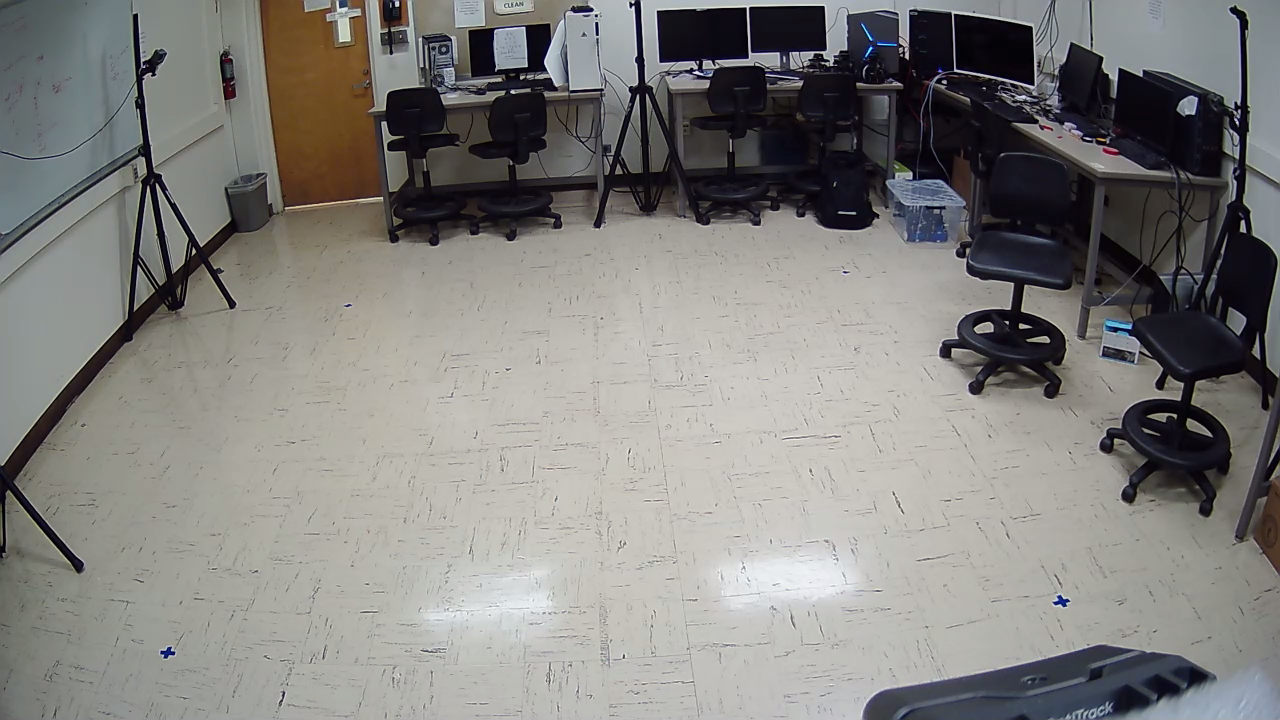
#> input picture utils/camera_calibration/test.png, 1280 x 720 px
$ python camera_calibration_load.py
#> lines starting #> are read from the running program, lines starting #| are printed output that depends on the picture
# Author: Addison Sears-Collins
# https://automaticaddison.com
# Description: Perform camera calibration using a chessboard.

import cv2 # Import the OpenCV library to enable computer vision
import numpy as np # Import the NumPy scientific computing library
import glob # Used to get retrieve files that have a specified pattern
import pickle

# Path to the image that you want to undistort
distorted_img_filename = 'test.png'

def main():

  # Now take a distorted image and undistort it
  distorted_image = cv2.imread(distorted_img_filename)
#> distorted_image is the input picture: shape (720, 1280, 3); mean B, G, R 126.2, 129, 130.1
  gray = cv2.cvtColor(distorted_image, cv2.COLOR_BGR2GRAY)
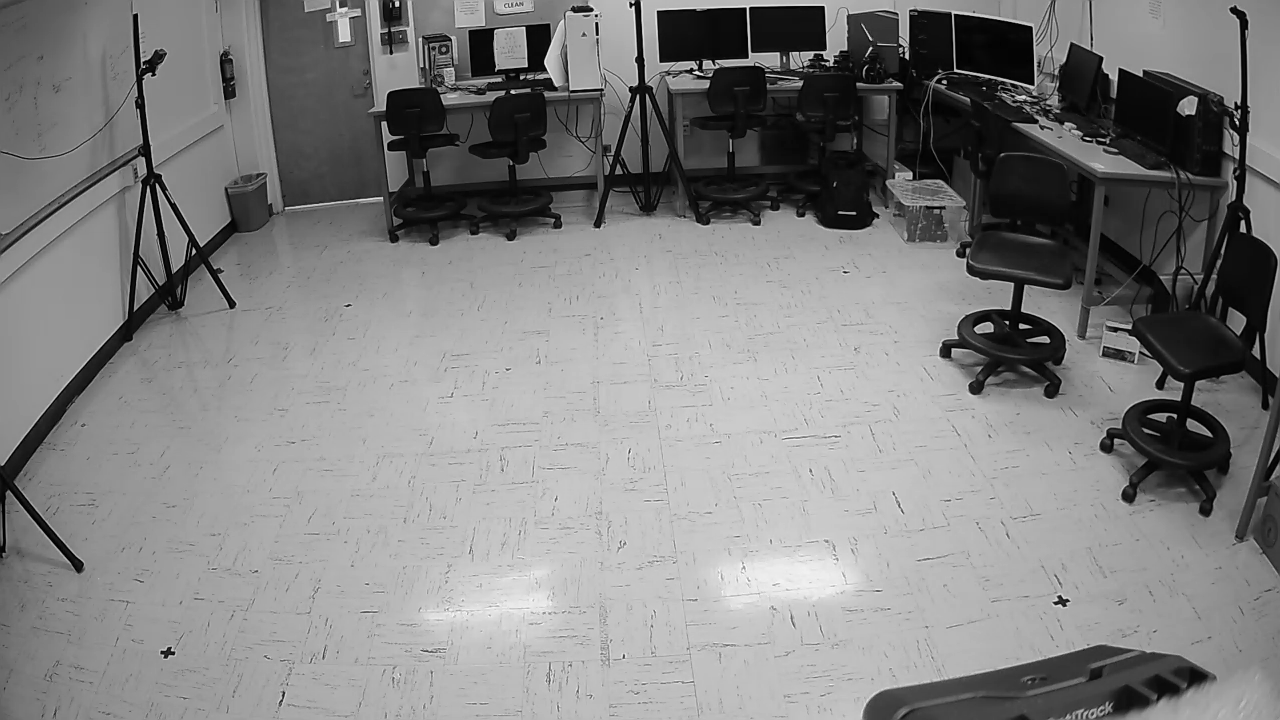
#> gray: shape (720, 1280); min 0, max 255, mean 129

  height, width = distorted_image.shape[:2]
#> height = 720; width = 1280

  size = len(distorted_img_filename)
  new_filename = distorted_img_filename[:size - 4]
  new_filename = new_filename + '_undistorted.png'

  # Save the camera calibration results.
  #calib_result_pickle = {}
  #calib_result_pickle["mtx"] = mtx
  #calib_result_pickle["optimal_camera_matrix"] = optimal_camera_matrix
  #calib_result_pickle["dist"] = dist
  #calib_result_pickle["rvecs"] = rvecs
  #calib_result_pickle["tvecs"] = tvecs
  #pickle.dump(calib_result_pickle, open("camera_calib_pickle.p", "wb" ))

  calib_result_pickle = pickle.load(open("camera_calib_pickle.p", "rb" ))
#> (reads utils/camera_calibration/camera_calib_pickle.p from the repository)
  mtx = calib_result_pickle["mtx"]
  optimal_camera_matrix = calib_result_pickle["optimal_camera_matrix"]
  dist = calib_result_pickle["dist"]
  undistorted_image = cv2.undistort(distorted_image, mtx, dist, None, optimal_camera_matrix)
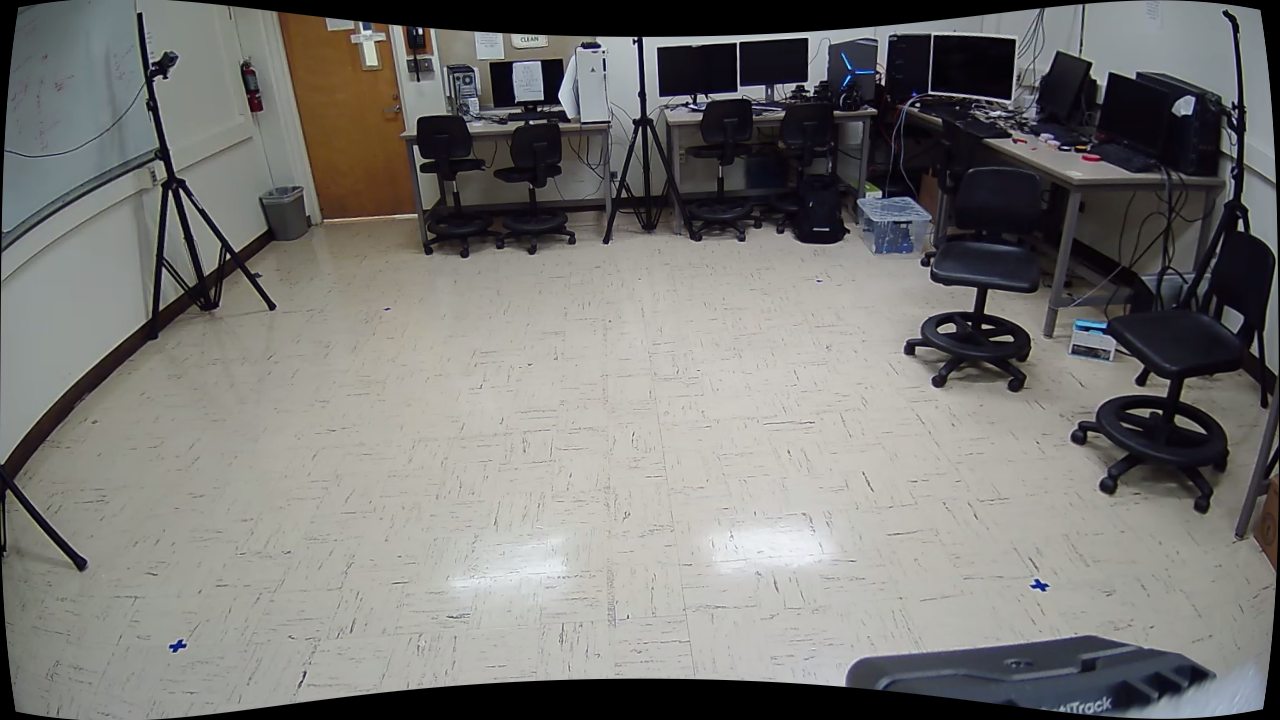
#> undistorted_image: shape (720, 1280, 3); mean B, G, R 115.9, 118.5, 119.3

  # Save the undistorted image
  cv2.imwrite(new_filename, undistorted_image)

  # Close all windows
  cv2.destroyAllWindows()

main()
